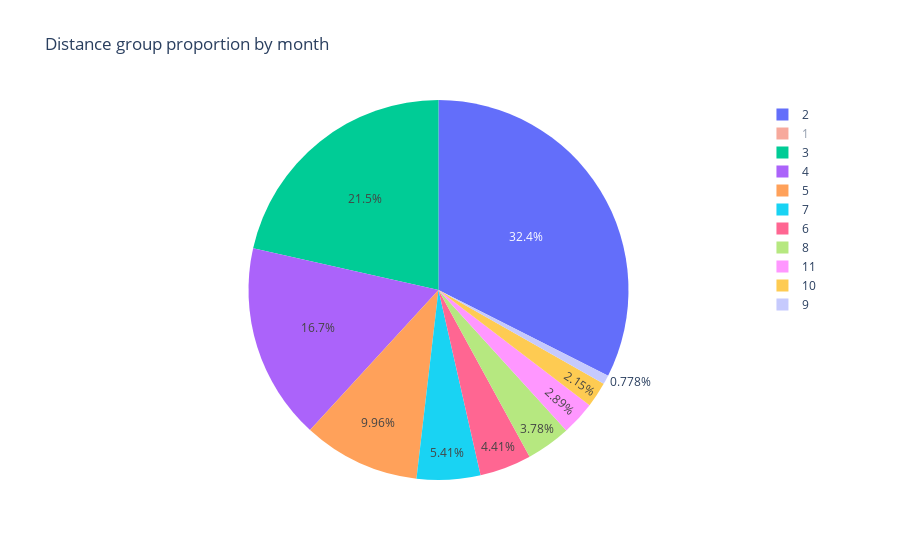

Notebook cell for this chart:
### Markdown cell above
#### Proportion of distance group (250 mile distance interval group) by month (month indicated by numbers).

### Code cell
# Pie Chart Creation
fig = px.pie(data, values='Month', names='DistanceGroup', title='Distance group proportion by month')
fig.show()

### Figure 1 — Plotly figure (JSON) as saved in the notebook; plotly's stock layout.template omitted (floating-point values rounded to 4 significant figures; data arrays with more than 128 entries replaced by an {"elided": "..."} marker saying what was removed)
{"data": [{"domain": {"x": [0, 1], "y": [0, 1]}, "hovertemplate": "DistanceGroup=%{label}<br>Month=%{value}<extra></extra>", "labels": {"elided": "500 int values"}, "legendgroup": "", "name": "", "showlegend": true, "type": "pie", "values": {"elided": "500 int values"}}], "layout": {"autosize": true, "hiddenlabels": ["1"], "legend": {"tracegroupgap": 0}, "title": {"text": "Distance group proportion by month"}}}
